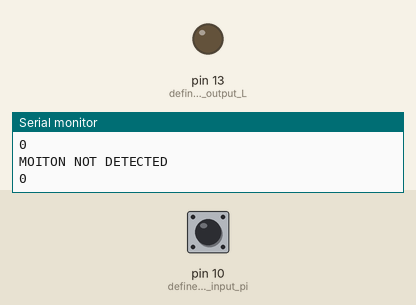
A sketch run on a simulated Arduino Uno, built with avr-gcc and run on an emulated ATmega328P. On the bench: output pins drawn as LEDs (lit = HIGH), the last lines printed to the serial monitor. Dashed ring = blinking. Inputs (shaded band) come from the test bench; at power-on: pin 10 (define_pin_10_as_input_pi) LOW.

Above: at 1.2 s.
1.3 s: pin 10 (define_pin_10_as_input_pi) driven HIGH
At 2.2 s:
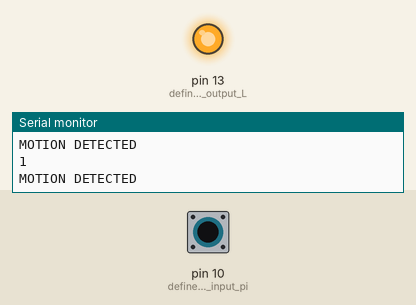
2.8 s: pin 10 (define_pin_10_as_input_pi) driven LOW
At 3.4 s:
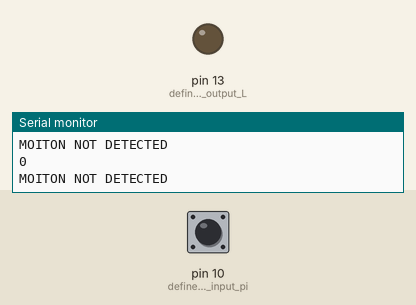
5.8 s: pin 10 (define_pin_10_as_input_pi) pulsed HIGH 2 times (0.12 s each, 0.3 s apart)
At 6.16 s:
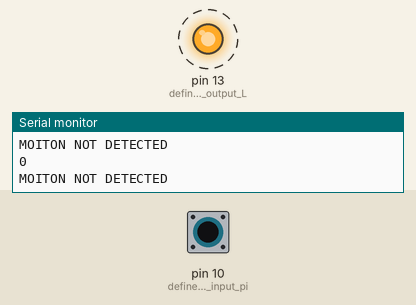
9.4 s: pin 10 (define_pin_10_as_input_pi) pulsed HIGH 5 times (0.12 s each, 0.3 s apart)
At 11.9 s:
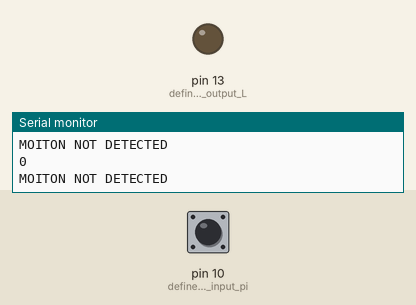
Timing chart, 0 to 13.4 s (numbered marks = the images above; inputs shaded):
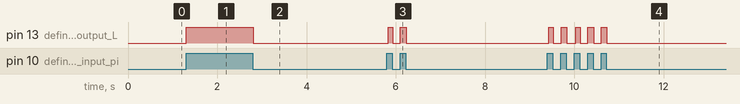

The sketch:

PIR_SENSOR.ino
```cpp
//Sample Code to check the working of PIR sensor
/*
  Code revision -- 02,November,2014
  Author -- Jayasenen

  Website: http://www.elementzonline.com

*/
void setup()
  {
    pinMode(13,OUTPUT);//define pin 13 as output LED pin
    pinMode(10,INPUT);//define pin 10 as input pin
    Serial.begin(9600);// initialize serial communications:
  }
  bool PIRValue;// variable to read the PIR sensor value
  void loop()
  {
    PIRValue=digitalRead(10);// read value from pin no:10
    Serial.println(PIRValue);// print value from pin no:10
    if(PIRValue==1)//check the condition for LED blinking
    {
      digitalWrite(13,HIGH);//set pin 13 to HIGH for switch on LED
      Serial.println("MOTION DETECTED");
     // delay(1000);
      //digitalWrite(13,LOW);//set pin 13 to LOW for switch off LED
      //delay(1000);
      //digitalWrite(13,HIGH);//set pin 13 to HIGH for switch on LED
      //delay(1000);
      //digitalWrite(13,LOW);//set pin 13 to LOW for switch off LED
    }
    else
    {
      digitalWrite(13,LOW);
      Serial.println("MOITON NOT DETECTED");
    }
  }
```

Measured:
- after the input at 1.3 s, pin 13 (define_pin_13_as_output_L): LOW → HIGH at once
- after the input at 2.8 s, pin 13 (define_pin_13_as_output_L): HIGH → LOW at once
- after the input at 5.8 s, pin 13 (define_pin_13_as_output_L): alternates HIGH for 0.11 s and LOW for 0.17 s, 4 changes in all, then stays LOW, starting at once
- after the input at 9.4 s, pin 13 (define_pin_13_as_output_L): alternates HIGH for 0.12 s and LOW for 0.17 s, 10 changes in all, then stays LOW, starting at once
